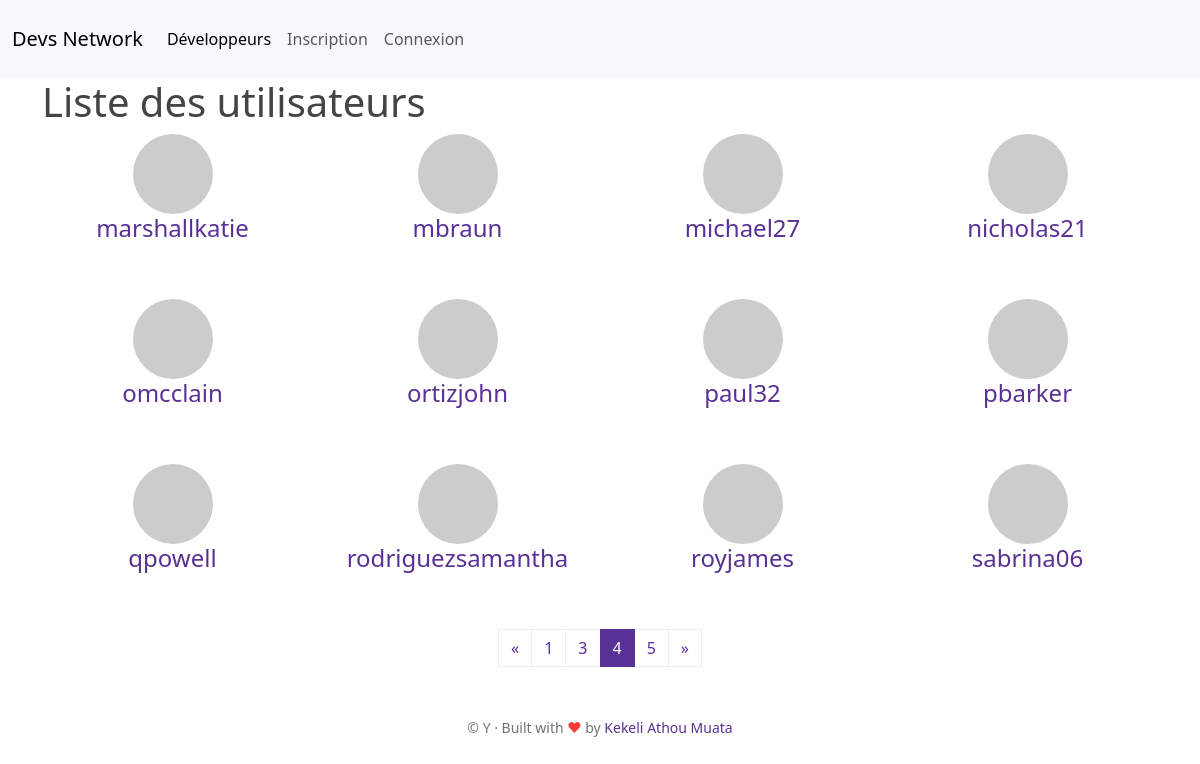
/users/list/users/?page=4, run on the app's committed database.
### devs/models.py (models this page shows, shortened)
class User(UserMixin, db.Model):
    id = db.Column(db.Integer, primary_key=True)
    name = db.Column(db.String(255))
    pseudo = db.Column(db.String(50), index=True, unique=True)
    email = db.Column(db.String(120), index=True, unique=True)
    password_hash = db.Column(db.String(255))
    has_been_confirmed = db.Column(db.Boolean, default=False)
    created_at = db.Column(db.DateTime, default=datetime.utcnow)
    city = db.Column(db.String(255))
    profile_img = db.Column(db.String(255))
    country = db.Column(db.String(255))
    sex = db.Column(db.String(1))
    twitter = db.Column(db.String(255))
    github = db.Column(db.String(255))
    available_for_hiring = db.Column(db.Boolean, default=False)
    bio = db.Column(db.Text)
    codes = db.relationship('Code', backref='owner', lazy=True)
    posts = db.relationship('Post', backref='author', lazy=True)
    user_sender = db.relationship('FriendRelationship', backref='sender', primaryjoin=id == FriendRelationship.fk_user_sender)
    user_receiver = db.relationship('FriendRelationship', backref='receiver', primaryjoin=id == FriendRelationship.fk_user_receiver)
    def set_avatar(self, size):
        digest = md5(self.email.lower().encode('utf-8')).hexdigest()
        return f'https://www.gravatar.com/avatar/{digest}?d=identicon&s={size}'

### devs/users/routes.py (the view)
@bp.route('/list/users/')
def list_users():
    page = request.args.get('page', 1, type=int)
    page_users = User.query \
        .filter_by(has_been_confirmed=True) \
        .order_by(User.pseudo.asc()) \
        .paginate(page=page, per_page=current_app.config['USERS_PER_PAGE'])
    return render_template('users/list_users.html', title='Liste des utilisateurs', page_users=page_users)

### devs/main/routes.py (called while the page is built)
@bp.before_app_request
def before_request():
    g.locale = str(get_locale())

### devs/templates/users/list_users.html
{% extends 'layouts/base.html' %}
{% block content %}
<div class="container">
    <h1>{{ _('Liste des utilisateurs') }}</h1>
    {% if page_users.items|length != 0 %}
        {% for row in page_users.items|batch(4) %}
            <div class="row users">
                {% for user in row %}
                    <div class="col-md-3 user-block">
                        <a href="{{ url_for('users.profile', id=user.id) }}">
                            <img class="avatar rounded-circle" src="{{ user.set_avatar(70) }}"
                                 alt="image de profil de {{ user.pseudo }}">
                        </a>
                        <h4 class="user-block-username">
                            <a href="{{ url_for('users.profile', id=user.id) }}">
                                {{ user.pseudo }}
                            </a>
                        </h4>
                    </div>
                {% endfor %}
            </div>
        {% endfor %}
            <nav>
            <ul class="pagination justify-content-center">
                <li class="page-item {% if not page_users.has_prev %} disabled {% endif %}">
                    <a class="page-link" href="{{ url_for('users.list_users', page=page_users.prev_num) }}"
                       aria-label="Previous">
                        <span aria-hidden="true">&laquo;</span>
                    </a>
                </li>
                {% for page_num in page_users.iter_pages(left_edge=1, right_edge=1, left_current=1, right_current=2) %}
                    {% if page_num %}
                        <li class="page-item {% if page_users.page == page_num  %} active {% endif %}">
                            <a class="page-link" href="{{ url_for('users.list_users', page=page_num) }}">
                                {{ page_num }}
                            </a>
                        </li>
                    {% endif %}
                {% endfor %}
                <li class="page-item {% if not page_users.has_next %} disabled {% endif %}">
                    <a class="page-link" href="{{ url_for('users.list_users', page=page_users.next_num) }}"
                       aria-label="Next">
                        <span aria-hidden="true">&raquo;</span>
                    </a>
                </li>
            </ul>
        </nav>
    {% else %}
        <p class="mt-5 h1 text-center">{{ _('Aucun utilisateur pour le moment') }}</p>
    {% endif %}
</div>
{% endblock %}

### devs/static/assets/css/main.css (style rules this page uses)
a { text-decoration: none; }
.users { margin-bottom: 3em; }
.user-block { text-align: center; }
.user-block .avatar { margin: auto; }

### data on the page
User: pseudo "marshallkatie"
User: pseudo "mbraun"
User: pseudo "michael27"
User: pseudo "nicholas21"
User: pseudo "omcclain"
User: pseudo "ortizjohn"
User: pseudo "paul32"
User: pseudo "pbarker"
User: pseudo "qpowell"
User: pseudo "rodriguezsamantha"
User: pseudo "royjames"
User: pseudo "sabrina06"

### other printed values
{{ WEBSITE_NAME }} "Devs Network"
{{ page_num }} "1" "3" "4" "5"
{{ moment().format('Y') }} "Y"
